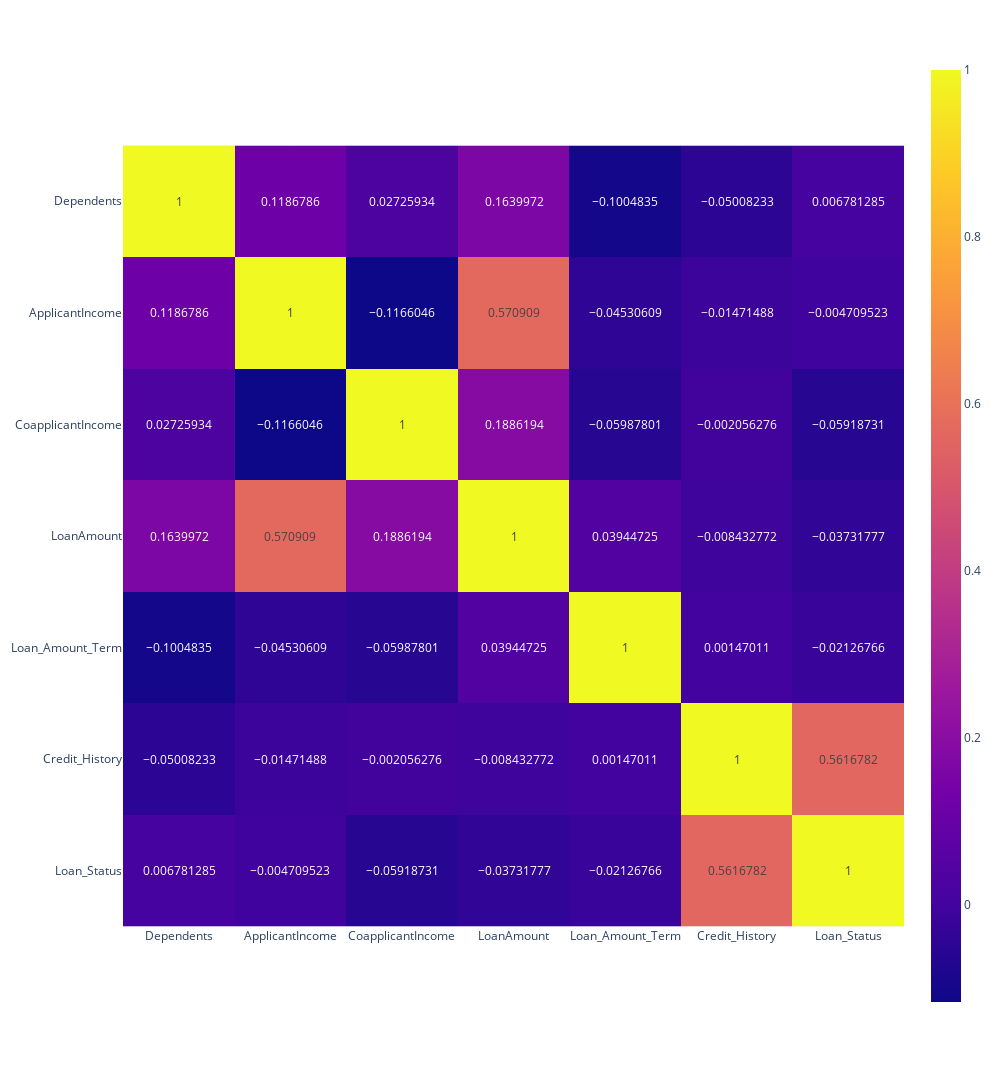

Notebook cell for this chart:
### Code cell
px.imshow(ml.corr(numeric_only=True),text_auto=True , width=1000,height=1200)

### Figure 1 — Plotly figure (JSON) as saved in the notebook; plotly's stock layout.template omitted (floating-point values rounded to 4 significant figures)
{"data": [{"coloraxis": "coloraxis", "hovertemplate": "x: %{x}<br>y: %{y}<br>color: %{z}<extra></extra>", "name": "0", "texttemplate": "%{z}", "type": "heatmap", "x": ["Dependents", "ApplicantIncome", "CoapplicantIncome", "LoanAmount", "Loan_Amount_Term", "Credit_History", "Loan_Status"], "xaxis": "x", "y": ["Dependents", "ApplicantIncome", "CoapplicantIncome", "LoanAmount", "Loan_Amount_Term", "Credit_History", "Loan_Status"], "yaxis": "y", "z": [[1, 0.1187, 0.02726, 0.164, -0.1005, -0.05008, 0.006781], [0.1187, 1, -0.1166, 0.5709, -0.04531, -0.01471, -0.00471], [0.02726, -0.1166, 1, 0.1886, -0.05988, -0.002056, -0.05919], [0.164, 0.5709, 0.1886, 1, 0.03945, -0.008433, -0.03732], [-0.1005, -0.04531, -0.05988, 0.03945, 1, 0.00147, -0.02127], [-0.05008, -0.01471, -0.002056, -0.008433, 0.00147, 1, 0.5617], [0.006781, -0.00471, -0.05919, -0.03732, -0.02127, 0.5617, 1]]}], "layout": {"coloraxis": {"colorscale": [[0, "#0d0887"], [0.1111, "#46039f"], [0.2222, "#7201a8"], [0.3333, "#9c179e"], [0.4444, "#bd3786"], [0.5556, "#d8576b"], [0.6667, "#ed7953"], [0.7778, "#fb9f3a"], [0.8889, "#fdca26"], [1, "#f0f921"]]}, "height": 1200, "margin": {"t": 60}, "width": 1000, "xaxis": {"anchor": "y", "constrain": "domain", "domain": [0, 1], "scaleanchor": "y"}, "yaxis": {"anchor": "x", "autorange": "reversed", "constrain": "domain", "domain": [0, 1]}}}
